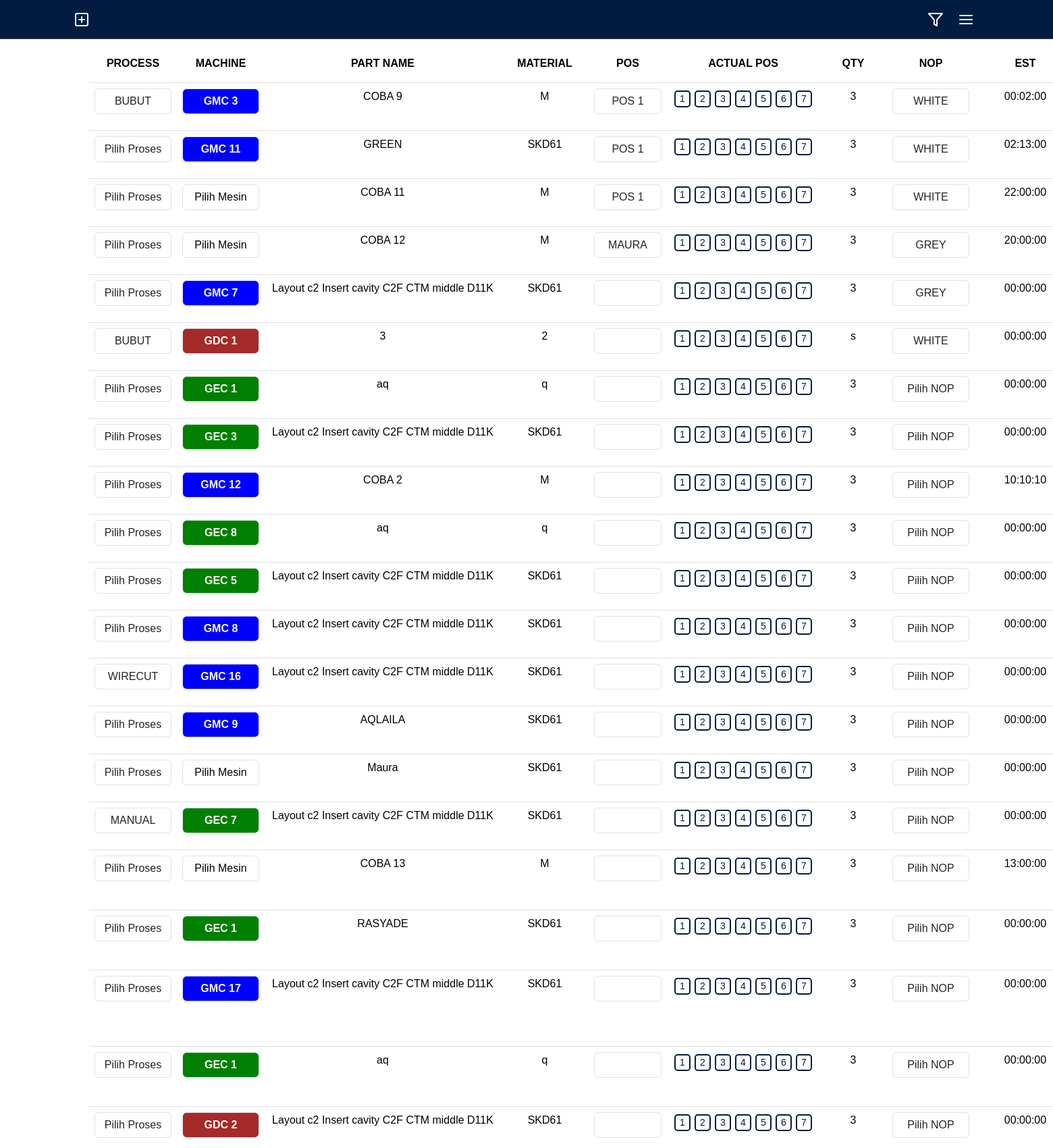
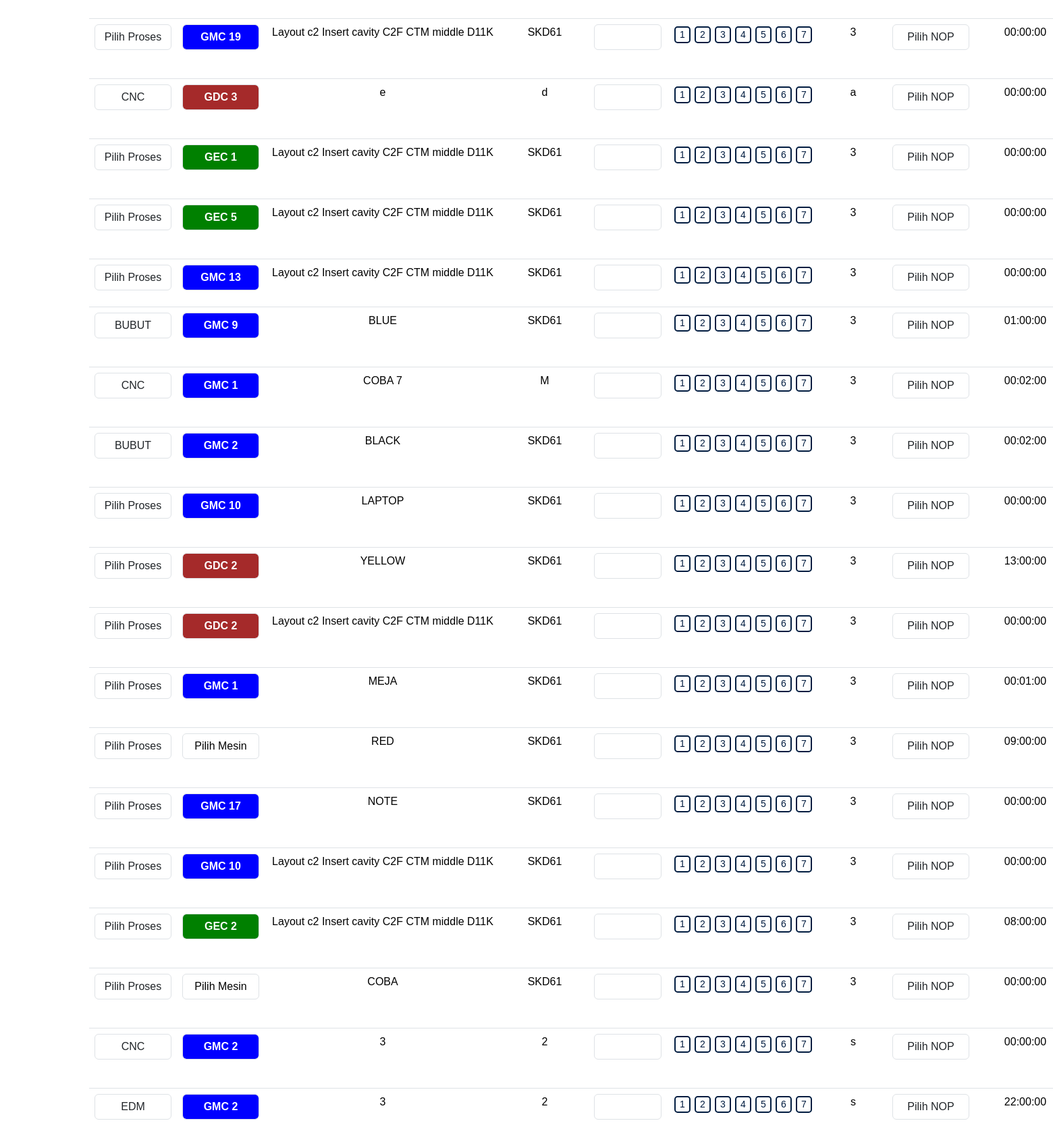
The app's page /data.php (upper part) with its own data (2 pictures, top to bottom).
### tables this page shows
CREATE TABLE `data` (
  `id` int(255) NOT NULL,
  `PROCESS` varchar(255) NOT NULL,
  `MACHINE` varchar(255) NOT NULL,
  `PART_NAME` varchar(255) NOT NULL,
  `MATERIAL` varchar(255) NOT NULL,
  `POS` varchar(255) NOT NULL,
  `ACTUAL_POS` varchar(255) NOT NULL,
  `QTY` varchar(255) NOT NULL,
  `NOP` varchar(255) NOT NULL,
  `EST` varchar(255) NOT NULL,
  `DATE` date NOT NULL,
  `START_TIME` varchar(50) NOT NULL DEFAULT '00:00:00',
  `END_TIME` varchar(50) NOT NULL DEFAULT '00:00:00',
  `DURATION` varchar(50) NOT NULL DEFAULT '00:00:00',
  `STATUS` varchar(255) NOT NULL,
  `REMARK` varchar(255) NOT NULL,
  `PRIORITAS` varchar(255) NOT NULL
);

### data.php (the view, shortened to what this page needs)
<?php
    include_once("./koneksi.php");
    $query = "SELECT * FROM data WHERE 1=1";
    $query .= " ORDER BY CASE WHEN START_TIME != '00:00:00' AND END_TIME = '00:00:00' THEN 1
                                WHEN START_TIME = '00:00:00' AND END_TIME = '00:00:00' THEN 2
                                ELSE 3 END, PRIORITAS DESC, DATE ASC, START_TIME ASC";
    $result = mysqli_query($db, $query);
    $queryNops = "SELECT DISTINCT NOP FROM wip";
    $resultNops = mysqli_query($db, $queryNops);
    $nops = [];
    while ($row = mysqli_fetch_assoc($resultNops)) {
        $nops[] = $row['NOP'];
    }
?>
<!DOCTYPE html>
<html lang="en">
<head>
    <link href="https://cdn.jsdelivr.net/npm/bootstrap@5.3.3/dist/css/bootstrap.min.css" rel="stylesheet">
    <link rel="stylesheet" href="./index.css">
</head>
<body>
    <nav class="navbar">
        <a href="./tambah-data.php" class="navbar-logo"><i data-feather="plus-square" ></i></a>
        <div class="navbar-extra">
            <a href="#" id="filter-button" class="filter"><i data-feather="filter"></i></a>
            <a href="#" id="hamburger-menu"><i data-feather="menu"></i></a>
        </div>
    </nav>
    <div class="container">
        <table class="table">
            <thead>
                <tr align="center">
                    <th scope="col" class="process">PROCESS</th>
                    <th scope="col" class="machine">MACHINE</th>
                    <th scope="col" class="part">PART NAME</th>
                    <th scope="col" class="material">MATERIAL</th>
                    <th scope="col" class="pos">POS</th>
                    <th scope="col" class="actual">ACTUAL POS</th>
                    <th scope="col" class="qty">QTY</th>
                    <th scope="col" class="nop">NOP</th>
                    <th scope="col" class="est">EST</th>
                </tr>
            </thead>
            <tbody>
                <?php
                    foreach ($result as $data) {
                    ?>
                    <tr>
                        <td class="process">
                            <form action="update-machine.php" method="POST" class="update-machine">
                                <select name="PROCESS" class="form-control" onchange="this.form.submit()">
                                    <option value="">Pilih Proses</option>
                                    <option value="BUBUT" <?php if($data["PROCESS"] == 'BUBUT') echo 'selected'; ?>>BUBUT</option>
                                    <option value="CNC" <?php if($data["PROCESS"] == 'CNC') echo 'selected'; ?>>CNC</option>
                                    <option value="EDM" <?php if($data["PROCESS"] == 'EDM') echo 'selected'; ?>>EDM</option>
                                    <option value="MANUAL" <?php if($data["PROCESS"] == 'MANUAL') echo 'selected'; ?>>MANUAL</option>
                                    <option value="WIRECUT" <?php if($data["PROCESS"] == 'WIRECUT') echo 'selected'; ?>>WIRECUT</option>
                                </select>
                            </form>
                        </td>
                        <td class="machine">
                            <form action="update-machine.php" method="POST" class="update-machine">
                                <select name="MACHINE" data-key="<?php echo $data["id"]; ?>" class="form-control machineColorSelect" onchange="updateSelectColor(this); this.form.submit();">
                                <option value="">Pilih Mesin</option>
                                    <option value="GMC 1" class="gmc-option" <?php if($data["MACHINE"] == 'GMC 1') echo 'selected'; ?>>GMC 1</option>
                                    <option value="GMC 2" class="gmc-option" <?php if($data["MACHINE"] == 'GMC 2') echo 'selected'; ?>>GMC 2</option>
                                    <option value="GMC 3" class="gmc-option" <?php if($data["MACHINE"] == 'GMC 3') echo 'selected'; ?>>GMC 3</option>
                                    <option value="GMC 7" class="gmc-option" <?php if($data["MACHINE"] == 'GMC 7') echo 'selected'; ?>>GMC 7</option>
                                    <option value="GMC 8" class="gmc-option" <?php if($data["MACHINE"] == 'GMC 8') echo 'selected'; ?>>GMC 8</option>
                                    <option value="GMC 9" class="gmc-option" <?php if($data["MACHINE"] == 'GMC 9') echo 'selected'; ?>>GMC 9</option>
                                    <option value="GMC 10" class="gmc-option" <?php if($data["MACHINE"] == 'GMC 10') echo 'selected'; ?>>GMC 10</option>
                                    <option value="GMC 11" class="gmc-option" <?php if($data["MACHINE"] == 'GMC 11') echo 'selected'; ?>>GMC 11</option>
                                    <option value="GMC 12" class="gmc-option" <?php if($data["MACHINE"] == 'GMC 12') echo 'selected'; ?>>GMC 12</option>
                                    <option value="GMC 13" class="gmc-option" <?php if($data["MACHINE"] == 'GMC 13') echo 'selected'; ?>>GMC 13</option>
                                    <option value="GMC 16" class="gmc-option" <?php if($data["MACHINE"] == 'GMC 16') echo 'selected'; ?>>GMC 16</option>
                                    <option value="GMC 17" class="gmc-option" <?php if($data["MACHINE"] == 'GMC 17') echo 'selected'; ?>>GMC 17</option>
                                    <option value="GMC 19" class="gmc-option" <?php if($data["MACHINE"] == 'GMC 19') echo 'selected'; ?>>GMC 19</option>
                                    <option value="GEC 1" class="gec-option"<?php if($data["MACHINE"] == 'GEC 1') echo 'selected'; ?>>GEC 1</option>
                                    <option value="GEC 2" class="gec-option"<?php if($data["MACHINE"] == 'GEC 2') echo 'selected'; ?>>GEC 2</option>
                                    <option value="GEC 3" class="gec-option"<?php if($data["MACHINE"] == 'GEC 3') echo 'selected'; ?>>GEC 3</option>
                                    <option value="GEC 5" class="gec-option"<?php if($data["MACHINE"] == 'GEC 5') echo 'selected'; ?>>GEC 5</option>
                                    <option value="GEC 7" class="gec-option"<?php if($data["MACHINE"] == 'GEC 7') echo 'selected'; ?>>GEC 7</option>
                                    <option value="GEC 8" class="gec-option"<?php if($data["MACHINE"] == 'GEC 8') echo 'selected'; ?>>GEC 8</option>
                                    <option value="GDC 1" class="gdc-option"<?php if($data["MACHINE"] == 'GDC 1') echo 'selected'; ?>>GDC 1</option>
                                    <option value="GDC 2" class="gdc-option"<?php if($data["MACHINE"] == 'GDC 2') echo 'selected'; ?>>GDC 2</option>
                                    <option value="GDC 3" class="gdc-option"<?php if($data["MACHINE"] == 'GDC 3') echo 'selected'; ?>>GDC 3</option>
                                </select>
                            </form>
                        </td>
                        <td class="part"><?php echo htmlspecialchars($data["PART_NAME"]); ?></td>
                        <td class="material"><?php echo htmlspecialchars($data["MATERIAL"]); ?></td>
                        <td>
                            <form id="posForm" method="POST" action="update_pos.php">
                                <div class="pos mb-3">
                                    <input required type="text" name="POS" class="form-control" id="POS" value="<?php echo htmlspecialchars($data['POS']); ?>" onchange="this.form.submit()">
                                </div>
                            </form>
                        </td>
                        <td class="actual">
                            <form action="update_actual.php" method="POST" style="display: flex; flex-wrap: nowrap; max-width: 210px;">
                                <button type="submit" name="ACTUAL_POS" value="1" class="actual-btn">1</button>
                                <button type="submit" name="ACTUAL_POS" value="2" class="actual-btn">2</button>
                                <button type="submit" name="ACTUAL_POS" value="3" class="actual-btn">3</button>
                                <button type="submit" name="ACTUAL_POS" value="4" class="actual-btn">4</button>
                                <button type="submit" name="ACTUAL_POS" value="5" class="actual-btn">5</button>
                                <button type="submit" name="ACTUAL_POS" value="6" class="actual-btn">6</button>
                                <button type="submit" name="ACTUAL_POS" value="7" class="actual-btn">7</button>
                            </form>
                        </td>
                        <td class="qty"><?php echo htmlspecialchars($data["QTY"]); ?></td>
                        <td class="nop">
                            <form id="nopForm<?php echo $data['id']; ?>" action="update-nop.php" method="POST">
                                <select id="nopFilter" name="nop" class="form-control" onchange="document.getElementById('nopForm<?php echo $data['id']; ?>').submit();">
                                    <option value="">Pilih NOP</option>
                                    <?php foreach ($nops as $nop): ?>
                                        <option value="<?php echo htmlspecialchars($nop); ?>"
                                            <?php if($data['NOP'] == $nop) echo 'selected'; ?>>
                                            <?php echo htmlspecialchars($nop); ?>
                                        </option>
                                    <?php endforeach; ?>
                                </select>
                            </form>
                        </td>
                        <td class="est" data-id="<?php echo $data['id']; ?>" data-field="est"><?php echo date('H:i:s', strtotime($data['EST'])); ?></td>
                    </tr>
                <?php } ?>
            </tbody>
        </table>
    </div>
</body>
</html>

### index.css (style rules this page uses)
:root { --primary: #b8e4ff; --bg: #ffffff; }
* { margin: 0; padding: 0; box-sizing: border-box; outline: none; border: none; text-decoration: none; }
html { scroll-behavior: smooth; }
body { font-family: 'Poppins', sans-serif; background-color: var(--bg); min-width: 1000px; }
.navbar { display: flex; justify-content: space-between; align-items: center; padding: 1rem 7%; background-color: #011c40; border-bottom: 1px solid #513c28; position: fixed; top: 0; left: 0; right: 0; z-index: 9999; }
.navbar .navbar-logo { font-weight: 700; color: #ffffff; }
.navbar .navbar-extra a { color: #ffffff; margin: 0 0.5rem; }
.container .actual button { background-color: white; color: #011c40; border: 2px solid #011c40; padding: 0; font-size: 14px; cursor: pointer; border-radius: 20%; width: 25px; height: 25px; display: flex; align-items: center; justify-content: center; margin: 3px; }
.table { margin-top: 50px; }
.table th { padding: 2rem 0% 1rem; }
.table th, .table td { text-align: center; }
.pos, .qty, .remark { min-width: 100px; }
.process, .machine, .nop, .material { min-width: 130px; }
.est, .duration, .status, .prioritas, .date, .start, .end { min-width: 150px; }
.action,.actual { min-width: 200px; }
.part { min-width: 350px; }
.form-control { max-width: 220px; text-align: center; }
.gmc-option { background-color: white; color: blue; }
.gdc-option { background-color: white; color: brown; }

### records on screen
data: PROCESS "BUBUT", MACHINE "GMC 3", PART_NAME "COBA 9", MATERIAL "M", POS "POS 1", QTY "3", nop "WHITE", EST "00:02:00"
data: MACHINE "GMC 11", PART_NAME "GREEN", MATERIAL "SKD61", POS "POS 1", QTY "3", nop "WHITE", EST "02:13:00"
data: PART_NAME "COBA 11", MATERIAL "M", POS "POS 1", QTY "3", nop "WHITE", EST "22:00:00"
data: PART_NAME "COBA 12", MATERIAL "M", POS "MAURA", QTY "3", nop "GREY", EST "20:00:00"
data: MACHINE "GMC 7", PART_NAME "Layout c2 Insert cavity C2F CTM middle D11K", MATERIAL "SKD61", QTY "3", nop "GREY", EST "00:00:00"
data: PROCESS "BUBUT", MACHINE "GDC 1", PART_NAME "3", MATERIAL "2", QTY "s", nop "WHITE", EST "00:00:00"
data: MACHINE "GEC 1", PART_NAME "aq", MATERIAL "q", QTY "3", EST "00:00:00"
data: MACHINE "GEC 3", PART_NAME "Layout c2 Insert cavity C2F CTM middle D11K", MATERIAL "SKD61", QTY "3", EST "00:00:00"
data: MACHINE "GMC 12", PART_NAME "COBA 2", MATERIAL "M", QTY "3", EST "10:10:10"
data: MACHINE "GEC 8", PART_NAME "aq", MATERIAL "q", QTY "3", EST "00:00:00"
data: MACHINE "GEC 5", PART_NAME "Layout c2 Insert cavity C2F CTM middle D11K", MATERIAL "SKD61", QTY "3", EST "00:00:00"
data: MACHINE "GMC 8", PART_NAME "Layout c2 Insert cavity C2F CTM middle D11K", MATERIAL "SKD61", QTY "3", EST "00:00:00"
data: PROCESS "WIRECUT", MACHINE "GMC 16", PART_NAME "Layout c2 Insert cavity C2F CTM middle D11K", MATERIAL "SKD61", QTY "3", EST "00:00:00"
data: MACHINE "GMC 9", PART_NAME "AQLAILA", MATERIAL "SKD61", QTY "3", EST "00:00:00"
data: PART_NAME "Maura", MATERIAL "SKD61", QTY "3", EST "00:00:00"
data: PROCESS "MANUAL", MACHINE "GEC 7", PART_NAME "Layout c2 Insert cavity C2F CTM middle D11K", MATERIAL "SKD61", QTY "3", EST "00:00:00"
data: PART_NAME "COBA 13", MATERIAL "M", QTY "3", EST "13:00:00"
data: MACHINE "GEC 1", PART_NAME "RASYADE", MATERIAL "SKD61", QTY "3", EST "00:00:00"
data: MACHINE "GMC 17", PART_NAME "Layout c2 Insert cavity C2F CTM middle D11K", MATERIAL "SKD61", QTY "3", EST "00:00:00"
data: MACHINE "GEC 1", PART_NAME "aq", MATERIAL "q", QTY "3", EST "00:00:00"
data: MACHINE "GDC 2", PART_NAME "Layout c2 Insert cavity C2F CTM middle D11K", MATERIAL "SKD61", QTY "3", EST "00:00:00"
data: MACHINE "GMC 19", PART_NAME "Layout c2 Insert cavity C2F CTM middle D11K", MATERIAL "SKD61", QTY "3", EST "00:00:00"
data: PROCESS "CNC", MACHINE "GDC 3", PART_NAME "e", MATERIAL "d", QTY "a", EST "00:00:00"
data: MACHINE "GEC 1", PART_NAME "Layout c2 Insert cavity C2F CTM middle D11K", MATERIAL "SKD61", QTY "3", EST "00:00:00"
data: MACHINE "GEC 5", PART_NAME "Layout c2 Insert cavity C2F CTM middle D11K", MATERIAL "SKD61", QTY "3", EST "00:00:00"
data: MACHINE "GMC 13", PART_NAME "Layout c2 Insert cavity C2F CTM middle D11K", MATERIAL "SKD61", QTY "3", EST "00:00:00"
data: PROCESS "BUBUT", MACHINE "GMC 9", PART_NAME "BLUE", MATERIAL "SKD61"
data: PROCESS "CNC", MACHINE "GMC 1"
data: PROCESS "BUBUT", MACHINE "GMC 2"
data: MACHINE "GMC 10"
data: MACHINE "GDC 2"
data: MACHINE "GDC 2"
data: MACHINE "GMC 1"
data: MACHINE "GMC 17"
data: MACHINE "GMC 10"
data: MACHINE "GEC 2"
data: PROCESS "CNC", MACHINE "GMC 2"
data: PROCESS "EDM", MACHINE "GMC 2"
